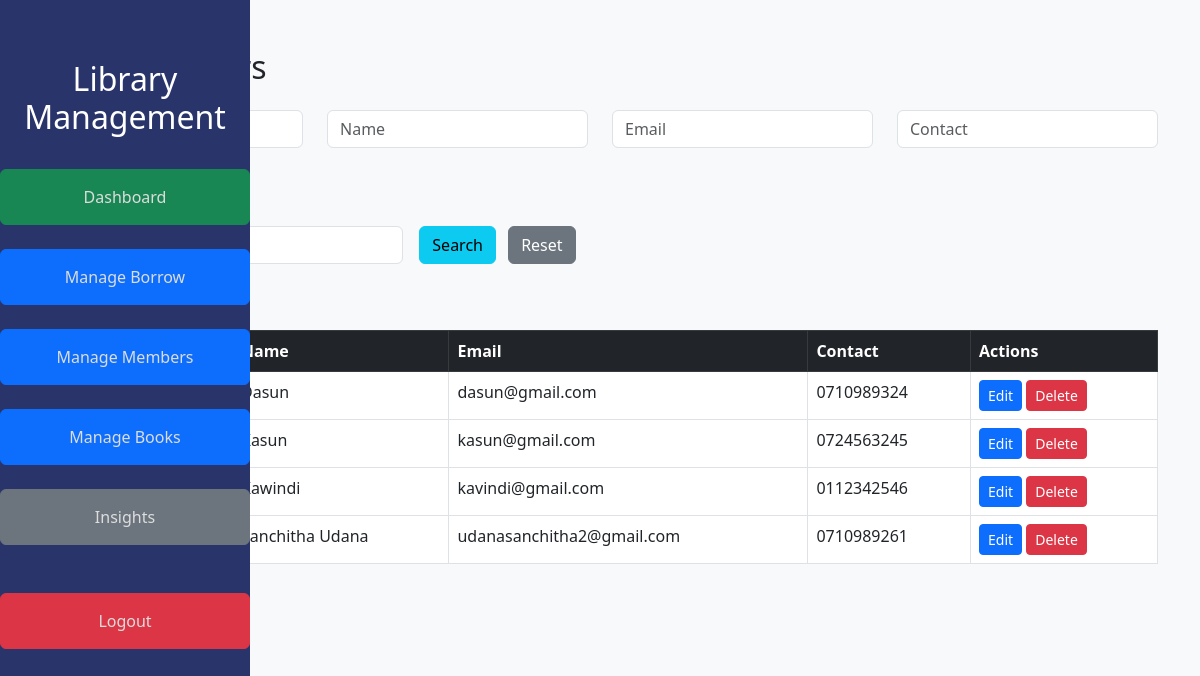
Page /borrowers.php on the committed database.
### tables this page shows
CREATE TABLE `borrowers` (
  `nic` varchar(20) NOT NULL,
  `name` varchar(100) NOT NULL,
  `email` varchar(100) NOT NULL,
  `contact` varchar(50) NOT NULL
);

### borrowers.php (the view, shortened to what this page needs)
<?php
include "./db.php";
$editData = null;
?>
<!DOCTYPE html>
<html>
<head>
    <link href="https://cdn.jsdelivr.net/npm/bootstrap@5.3.0/dist/css/bootstrap.min.css" rel="stylesheet">
    <link rel="stylesheet" href="./sidebar.css">
</head>
<body class="bg-light">
    <?php include("./sidebar.php"); ?>
    <div class="container mt-5">
        <h2 class="mb-4"><?php echo $editData ? 'Edit Borrower' : 'Add Borrowers'; ?></h2>
        <form method="POST" class="mb-4">
            <div class="row">
                <div class="col-md-3 mb-3">
                </div>
                <div class="col-md-3 mb-3">
                    <input type="text" name="name" class="form-control" placeholder="Name" required value="<?php echo $editData['name'] ?? ''; ?>">
                </div>
                <div class="col-md-3 mb-3">
                    <input type="email" name="email" class="form-control" placeholder="Email" required value="<?php echo $editData['email'] ?? ''; ?>">
                </div>
                <div class="col-md-3 mb-3">
                    <input type="text" name="contact" class="form-control" placeholder="Contact" required value="<?php echo $editData['contact'] ?? ''; ?>">
                </div>
            </div>
            <button type="submit" name="save" class="btn btn-<?php echo $editData ? 'primary' : 'success'; ?>">
            </button>
        </form>
        <form method="GET" class="mb-4 row g-3">
            <div class="col-md-4">
            </div>
            <div class="col-md-2">
                <button type="submit" class="btn btn-info">Search</button>
                <a href="./borrowers.php" class="btn btn-secondary ms-2">Reset</a>
            </div>
        </form>
        <h3>Borrowers List</h3>
        <table class="table table-bordered table-hover">
            <thead class="table-dark">
                <tr>
                    <th>NIC</th>
                    <th>Name</th>
                    <th>Email</th>
                    <th>Contact</th>
                    <th>Actions</th>
                </tr>
            </thead>
            <tbody>
                <?php
                if (isset($_GET['search_nic']) && $_GET['search_nic'] !== '') {
                    $searchNic = $conn->real_escape_string($_GET['search_nic']);
                    $result = $conn->query("SELECT * FROM borrowers WHERE nic LIKE '%$searchNic%' ORDER BY name ASC");
                } else {
                    $result = $conn->query("SELECT * FROM borrowers ORDER BY name ASC");
                }
                while ($row = $result->fetch_assoc()):
                ?>
                    <tr>
                        <td>
                        </td>
                        <td><?php echo $row['name']; ?></td>
                        <td><?php echo $row['email']; ?></td>
                        <td><?php echo $row['contact']; ?></td>
                        <td>
                            <a href="?edit=<?php echo $row['nic']; ?>" class="btn btn-sm btn-primary">Edit</a>
                            <a href="?delete=<?php echo $row['nic']; ?>" onclick="return confirm('Are you sure?')" class="btn btn-sm btn-danger">Delete</a>
                        </td>
                    </tr>
                <?php endwhile; ?>
            </tbody>
        </table>
    </div>
</body>
</html>

### sidebar.css (style rules this page uses)
body { min-height: 100vh; display: flex; }

### rows in the picture
borrowers: name "Dasun", email "dasun@gmail.com", contact "0710989324"
borrowers: name "Kasun", email "kasun@gmail.com", contact "0724563245"
borrowers: name "Kawindi", email "kavindi@gmail.com", contact "0112342546"
borrowers: name "Sanchitha Udana", email "udanasanchitha2@gmail.com", contact "0710989261"
